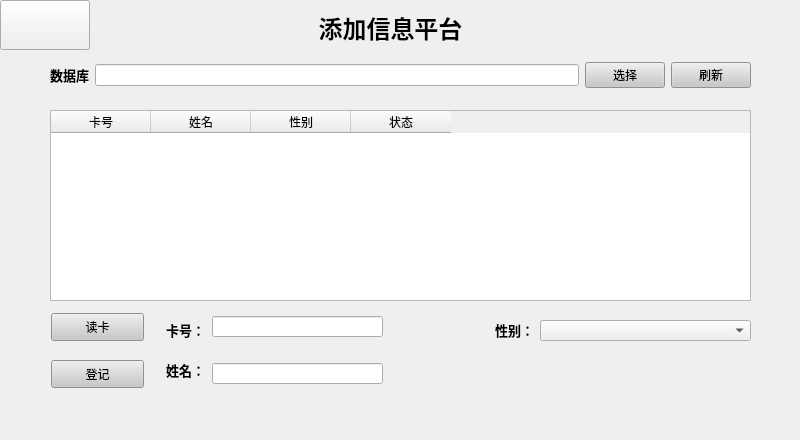
<?xml version="1.0" encoding="UTF-8"?>
<ui version="4.0">
 <class>AddCard</class>
 <widget class="QWidget" name="AddCard">
  <property name="enabled">
   <bool>true</bool>
  </property>
  <property name="geometry">
   <rect>
    <x>0</x>
    <y>0</y>
    <width>800</width>
    <height>440</height>
   </rect>
  </property>
  <property name="minimumSize">
   <size>
    <width>800</width>
    <height>440</height>
   </size>
  </property>
  <property name="maximumSize">
   <size>
    <width>800</width>
    <height>440</height>
   </size>
  </property>
  <property name="windowTitle">
   <string>Form</string>
  </property>
  <widget class="QLabel" name="lb_deletetitle">
   <property name="geometry">
    <rect>
     <x>280</x>
     <y>10</y>
     <width>221</width>
     <height>31</height>
    </rect>
   </property>
   <property name="text">
    <string>&lt;html&gt;&lt;head/&gt;&lt;body&gt;&lt;p align=&quot;center&quot;&gt;&lt;span style=&quot; font-size:18pt; font-weight:600;&quot;&gt;添加信息平台&lt;/span&gt;&lt;/p&gt;&lt;/body&gt;&lt;/html&gt;</string>
   </property>
  </widget>
  <widget class="QPushButton" name="pbn_back">
   <property name="geometry">
    <rect>
     <x>0</x>
     <y>0</y>
     <width>90</width>
     <height>50</height>
    </rect>
   </property>
   <property name="styleSheet">
    <string notr="true">border-image: url(:/Images/back.png);</string>
   </property>
   <property name="text">
    <string/>
   </property>
  </widget>
  <widget class="QWidget" name="layoutWidget">
   <property name="geometry">
    <rect>
     <x>50</x>
     <y>60</y>
     <width>701</width>
     <height>30</height>
    </rect>
   </property>
   <layout class="QHBoxLayout" name="db_select">
    <item>
     <widget class="QLabel" name="lb_db">
      <property name="text">
       <string>&lt;html&gt;&lt;head/&gt;&lt;body&gt;&lt;p align=&quot;right&quot;&gt;&lt;span style=&quot; font-size:10pt; font-weight:600;&quot;&gt;数据库&lt;/span&gt;&lt;/p&gt;&lt;/body&gt;&lt;/html&gt;</string>
      </property>
     </widget>
    </item>
    <item>
     <widget class="QLineEdit" name="ted_dbpath">
      <property name="readOnly">
       <bool>true</bool>
      </property>
     </widget>
    </item>
    <item>
     <widget class="QPushButton" name="btn_dbselect">
      <property name="styleSheet">
       <string notr="true">background-color: rgb(200, 200, 200);</string>
      </property>
      <property name="text">
       <string>选择</string>
      </property>
     </widget>
    </item>
    <item>
     <widget class="QPushButton" name="btn_dbrefresh">
      <property name="styleSheet">
       <string notr="true">background-color: rgb(200, 200, 200);</string>
      </property>
      <property name="text">
       <string>刷新</string>
      </property>
     </widget>
    </item>
   </layout>
   <zorder>ted_dbpath</zorder>
   <zorder>btn_dbrefresh</zorder>
   <zorder>lb_db</zorder>
   <zorder>btn_dbselect</zorder>
  </widget>
  <widget class="QTableWidget" name="db_table">
   <property name="geometry">
    <rect>
     <x>50</x>
     <y>110</y>
     <width>701</width>
     <height>191</height>
    </rect>
   </property>
   <property name="styleSheet">
    <string notr="true"/>
   </property>
   <property name="editTriggers">
    <set>QAbstractItemView::NoEditTriggers</set>
   </property>
   <property name="selectionMode">
    <enum>QAbstractItemView::SingleSelection</enum>
   </property>
   <property name="selectionBehavior">
    <enum>QAbstractItemView::SelectRows</enum>
   </property>
   <column>
    <property name="text">
     <string>卡号</string>
    </property>
   </column>
   <column>
    <property name="text">
     <string>姓名</string>
    </property>
   </column>
   <column>
    <property name="text">
     <string>性别</string>
    </property>
   </column>
   <column>
    <property name="text">
     <string>状态</string>
    </property>
   </column>
  </widget>
  <widget class="QLabel" name="label">
   <property name="geometry">
    <rect>
     <x>0</x>
     <y>0</y>
     <width>800</width>
     <height>500</height>
    </rect>
   </property>
   <property name="minimumSize">
    <size>
     <width>800</width>
     <height>4</height>
    </size>
   </property>
   <property name="styleSheet">
    <string notr="true">border-image: url(:/Images/bg2.jpg);</string>
   </property>
   <property name="text">
    <string/>
   </property>
  </widget>
  <widget class="QComboBox" name="ted_showSex">
   <property name="geometry">
    <rect>
     <x>540</x>
     <y>320</y>
     <width>211</width>
     <height>21</height>
    </rect>
   </property>
   <property name="minimumSize">
    <size>
     <width>140</width>
     <height>0</height>
    </size>
   </property>
   <item>
    <property name="text">
     <string/>
    </property>
   </item>
   <item>
    <property name="text">
     <string>男</string>
    </property>
   </item>
   <item>
    <property name="text">
     <string>女</string>
    </property>
   </item>
  </widget>
  <widget class="QLabel" name="lb_cardID">
   <property name="geometry">
    <rect>
     <x>151</x>
     <y>320</y>
     <width>54</width>
     <height>19</height>
    </rect>
   </property>
   <property name="text">
    <string>&lt;html&gt;&lt;head/&gt;&lt;body&gt;&lt;p align=&quot;right&quot;&gt;&lt;span style=&quot; font-size:10pt; font-weight:600;&quot;&gt;  卡号：&lt;/span&gt;&lt;/p&gt;&lt;/body&gt;&lt;/html&gt;</string>
   </property>
  </widget>
  <widget class="QLabel" name="lb_cardName">
   <property name="geometry">
    <rect>
     <x>151</x>
     <y>360</y>
     <width>54</width>
     <height>19</height>
    </rect>
   </property>
   <property name="text">
    <string>&lt;html&gt;&lt;head/&gt;&lt;body&gt;&lt;p align=&quot;right&quot;&gt;&lt;span style=&quot; font-size:10pt; font-weight:600;&quot;&gt;     姓名：&lt;/span&gt;&lt;/p&gt;&lt;/body&gt;&lt;/html&gt;</string>
   </property>
  </widget>
  <widget class="QLineEdit" name="ted_showName">
   <property name="geometry">
    <rect>
     <x>212</x>
     <y>363</y>
     <width>171</width>
     <height>21</height>
    </rect>
   </property>
  </widget>
  <widget class="QPushButton" name="pbn_start">
   <property name="geometry">
    <rect>
     <x>51</x>
     <y>313</y>
     <width>93</width>
     <height>28</height>
    </rect>
   </property>
   <property name="styleSheet">
    <string notr="true">
background-color: rgb(200, 200, 200);</string>
   </property>
   <property name="text">
    <string>读卡</string>
   </property>
  </widget>
  <widget class="QLineEdit" name="ted_showNumber">
   <property name="enabled">
    <bool>true</bool>
   </property>
   <property name="geometry">
    <rect>
     <x>212</x>
     <y>316</y>
     <width>171</width>
     <height>21</height>
    </rect>
   </property>
  </widget>
  <widget class="QPushButton" name="pbn_addName">
   <property name="geometry">
    <rect>
     <x>51</x>
     <y>360</y>
     <width>93</width>
     <height>28</height>
    </rect>
   </property>
   <property name="styleSheet">
    <string notr="true">background-color: rgb(200, 200, 200);</string>
   </property>
   <property name="text">
    <string>登记</string>
   </property>
  </widget>
  <widget class="QLabel" name="lb_cardSex">
   <property name="geometry">
    <rect>
     <x>480</x>
     <y>320</y>
     <width>54</width>
     <height>19</height>
    </rect>
   </property>
   <property name="text">
    <string>&lt;html&gt;&lt;head/&gt;&lt;body&gt;&lt;p align=&quot;right&quot;&gt;&lt;span style=&quot; font-size:10pt; font-weight:600;&quot;&gt;      性别：&lt;/span&gt;&lt;/p&gt;&lt;/body&gt;&lt;/html&gt;</string>
   </property>
  </widget>
  <zorder>label</zorder>
  <zorder>layoutWidget</zorder>
  <zorder>pbn_back</zorder>
  <zorder>lb_deletetitle</zorder>
  <zorder>db_table</zorder>
  <zorder>ted_showSex</zorder>
  <zorder>lb_cardID</zorder>
  <zorder>lb_cardName</zorder>
  <zorder>ted_showName</zorder>
  <zorder>pbn_start</zorder>
  <zorder>ted_showNumber</zorder>
  <zorder>pbn_addName</zorder>
  <zorder>lb_cardSex</zorder>
 </widget>
 <resources/>
 <connections/>
</ui>
